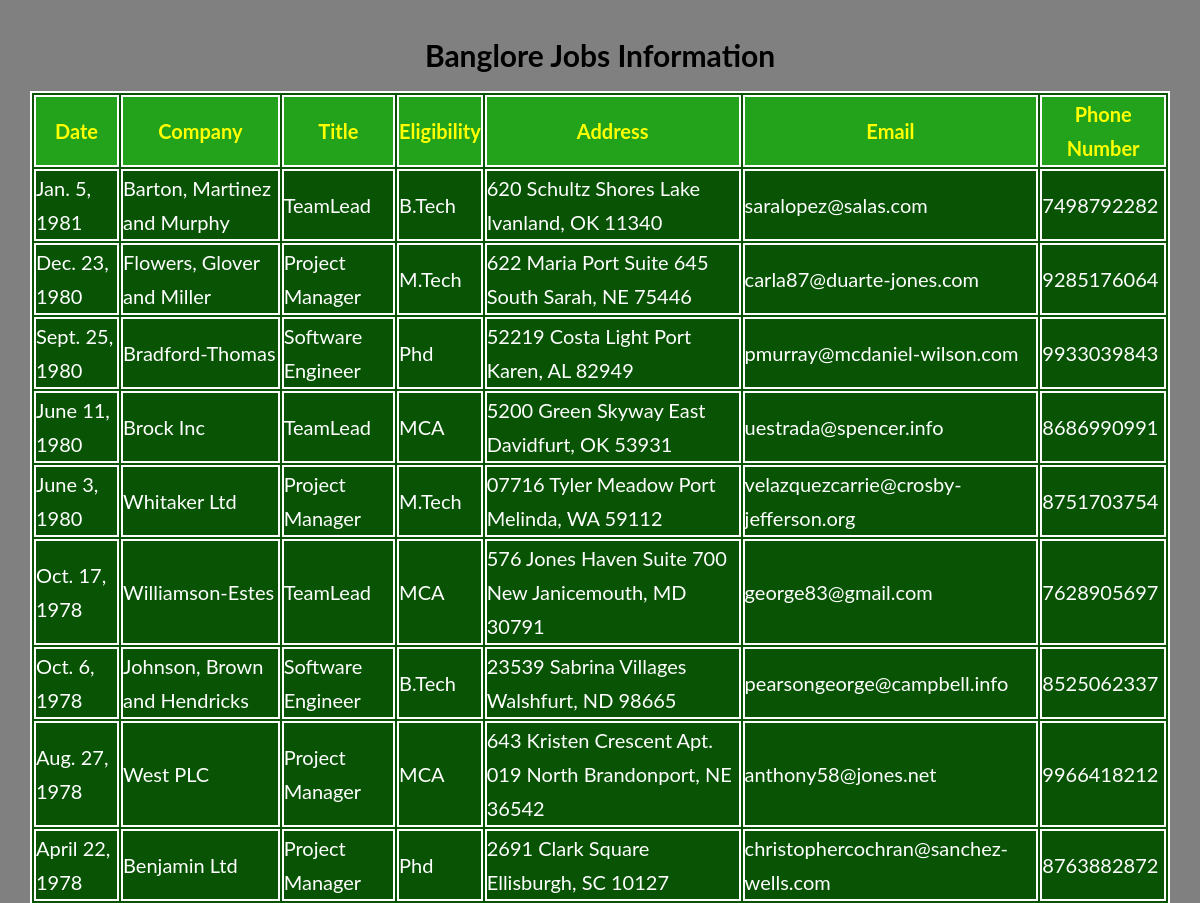
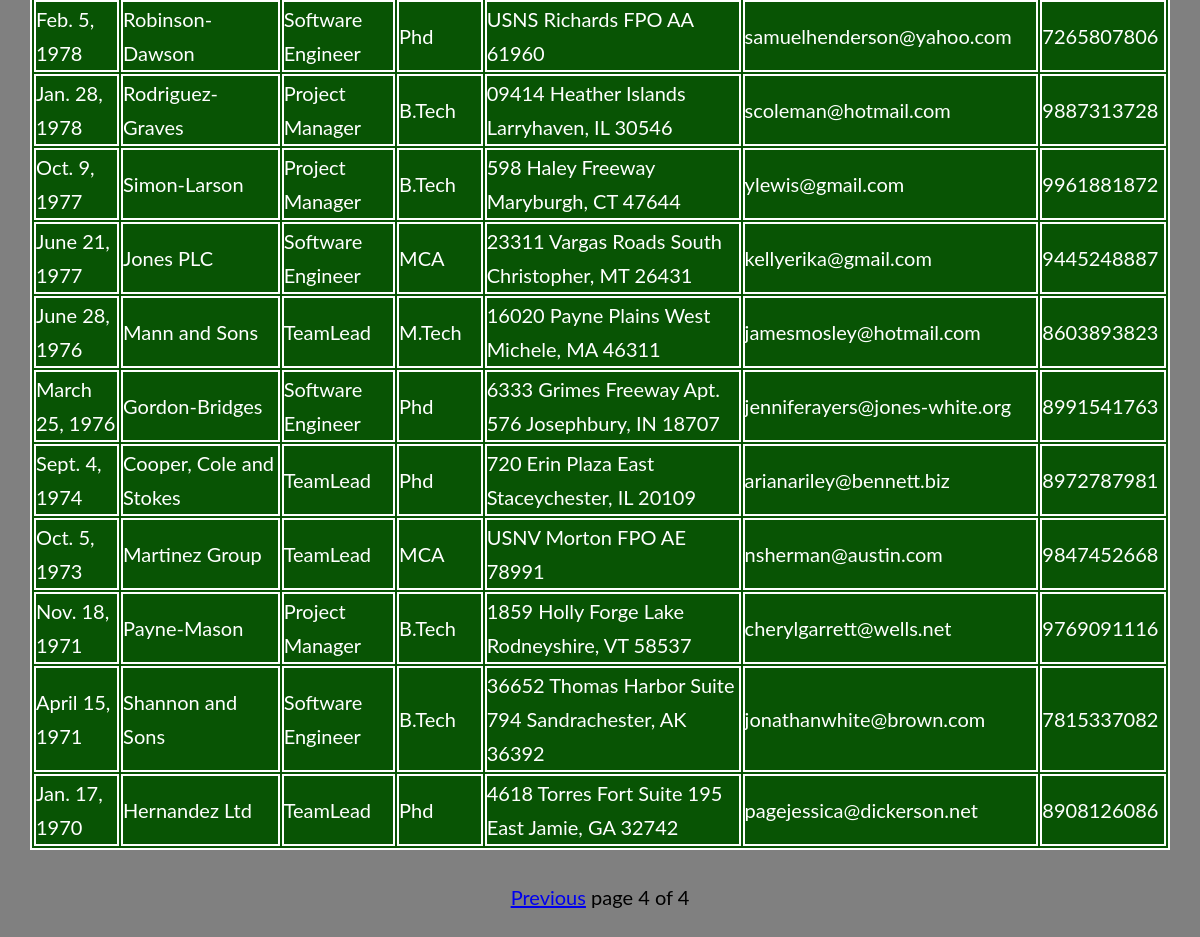
Screenshot of /bjobs/?page=4 with the database file from the repository (2 pictures, top to bottom).
### job/models.py (models this page shows)
class blorejobs(models.Model):
    date=models.DateField();
    company=models.CharField(max_length=100);
    title=models.CharField(max_length=100);
    eligibility=models.CharField(max_length=100);
    address=models.CharField(max_length=100);
    email=models.EmailField();
    phonenumber=models.IntegerField()

### job/views.py (the view)
# urls.py: path('bjobs/', views.bjobs),
def bjobs(request):
    blore_jobs=blorejobs.objects.order_by('-date')
    paginator=Paginator(blore_jobs,20)
    page_number=request.GET.get('page')
    try:
       blore_jobs=paginator.page(page_number)
    except PageNotAnInteger:
       blore_jobs=paginator.page(1)
    except EmptyPage:
       blore_jobs=paginator.page(paginator.num_pages)
    return render(request,'job/blorejobs.html',{'blore_jobs':blore_jobs})

### templates/job/blorejobs.html (shortened to what this page needs)
<!DOCTYPE html>
{%load static%}
<html lang="en" dir="ltr">
  <head>
    <link rel="stylesheet" href="{% static "job/demo1.css" %}">
  </head>
  <body class="col">
    <h1 class="jobs">Banglore Jobs Information</h1>
      {% if blore_jobs %}
      <table id='tab'>
        <thead>
          <th>Date</th>
          <th>Company</th>
          <th>Title</th>
          <th>Eligibility</th>
          <th>Address</th>
          <th>Email</th>
          <th>Phone Number</th>
        </thead>
        {%for job in blore_jobs %}
        <tr>
          <td>{{job.date}}</td>
          <td>{{job.company}}</td>
          <td>{{job.title}}</td>
          <td>{{job.eligibility}}</td>
          <td>{{job.address}}</td>
          <td>{{job.email}}</td>
          <td>{{job.phonenumber}}</td>
        </tr>
        {% endfor %}
      </table>
      <div class="pag">
        {%include 'job/pagination.html' with page=blore_jobs%}
      </div>
      {%else %}
      <p>No Jobs Found in blore</p>
    {% endif %}
  </body>
</html>

### static/job/demo1.css (style rules this page uses)
*, *::after, *::before { margin: 0; padding: 0; box-sizing: inherit; }
html { font-size: 62.5%; }
body { font-family: "Lato", sans-serif; font-weight: 400; line-height: 1.7; color: #777; padding: 3rem; box-sizing: border-box; }
table,thead,th,tr,td { color:white; border:2px solid white; font-size: 20px; margin:auto; background:#085404; }
thead,th { color:yellow; border:2px solid white; font-size: 20px; margin:auto; background:#23a31c; }
.col { background-image: linear-gradient(to right, grey,grey); }
.jobs { color:black; text-align: center; margin-bottom: 10px; font-size: 30px; }
.pag { text-align: center; margin-top: 30px; color:black; font-size: 20px; }

### rows the page displays
blorejobs: date "Jan. 5, 1981", company "Barton, Martinez and Murphy", title "TeamLead", eligibility "B.Tech", address "620 Schultz Shores Lake Ivanland, OK 11340", email "saralopez@salas.com", phonenumber "7498792282"
blorejobs: date "Dec. 23, 1980", company "Flowers, Glover and Miller", title "Project Manager", eligibility "M.Tech", address "622 Maria Port Suite 645 South Sarah, NE 75446", email "carla87@duarte-jones.com", phonenumber "9285176064"
blorejobs: date "Sept. 25, 1980", company "Bradford-Thomas", title "Software Engineer", eligibility "Phd", address "52219 Costa Light Port Karen, AL 82949", email "pmurray@mcdaniel-wilson.com", phonenumber "9933039843"
blorejobs: date "June 11, 1980", company "Brock Inc", title "TeamLead", eligibility "MCA", address "5200 Green Skyway East Davidfurt, OK 53931", email "uestrada@spencer.info", phonenumber "8686990991"
blorejobs: date "June 3, 1980", company "Whitaker Ltd", title "Project Manager", eligibility "M.Tech", address "07716 Tyler Meadow Port Melinda, WA 59112", email "velazquezcarrie@crosby-jefferson.org", phonenumber "8751703754"
blorejobs: date "Oct. 17, 1978", company "Williamson-Estes", title "TeamLead", eligibility "MCA", address "576 Jones Haven Suite 700 New Janicemouth, MD 30791", email "george83@gmail.com", phonenumber "7628905697"
blorejobs: date "Oct. 6, 1978", company "Johnson, Brown and Hendricks", title "Software Engineer", eligibility "B.Tech", address "23539 Sabrina Villages Walshfurt, ND 98665", email "pearsongeorge@campbell.info", phonenumber "8525062337"
blorejobs: date "Aug. 27, 1978", company "West PLC", title "Project Manager", eligibility "MCA", address "643 Kristen Crescent Apt. 019 North Brandonport, NE 36542", email "anthony58@jones.net", phonenumber "9966418212"
blorejobs: date "April 22, 1978", company "Benjamin Ltd", title "Project Manager", eligibility "Phd", address "2691 Clark Square Ellisburgh, SC 10127", email "christophercochran@sanchez-wells.com", phonenumber "8763882872"
blorejobs: date "Feb. 5, 1978", company "Robinson-Dawson", title "Software Engineer", eligibility "Phd", address "USNS Richards FPO AA 61960", email "samuelhenderson@yahoo.com", phonenumber "7265807806"
blorejobs: date "Jan. 28, 1978", company "Rodriguez-Graves", title "Project Manager", eligibility "B.Tech", address "09414 Heather Islands Larryhaven, IL 30546", email "scoleman@hotmail.com", phonenumber "9887313728"
blorejobs: date "Oct. 9, 1977", company "Simon-Larson", title "Project Manager", eligibility "B.Tech", address "598 Haley Freeway Maryburgh, CT 47644", email "ylewis@gmail.com", phonenumber "9961881872"
blorejobs: date "June 21, 1977", company "Jones PLC", title "Software Engineer", eligibility "MCA", address "23311 Vargas Roads South Christopher, MT 26431", email "kellyerika@gmail.com", phonenumber "9445248887"
blorejobs: date "June 28, 1976", company "Mann and Sons", title "TeamLead", eligibility "M.Tech", address "16020 Payne Plains West Michele, MA 46311", email "jamesmosley@hotmail.com", phonenumber "8603893823"
blorejobs: date "March 25, 1976", company "Gordon-Bridges", title "Software Engineer", eligibility "Phd", address "6333 Grimes Freeway Apt. 576 Josephbury, IN 18707", email "jenniferayers@jones-white.org", phonenumber "8991541763"
blorejobs: date "Sept. 4, 1974", company "Cooper, Cole and Stokes", title "TeamLead", eligibility "Phd", address "720 Erin Plaza East Staceychester, IL 20109", email "arianariley@bennett.biz", phonenumber "8972787981"
blorejobs: date "Oct. 5, 1973", company "Martinez Group", title "TeamLead", eligibility "MCA", address "USNV Morton FPO AE 78991", email "nsherman@austin.com", phonenumber "9847452668"
blorejobs: date "Nov. 18, 1971", company "Payne-Mason", title "Project Manager", eligibility "B.Tech", address "1859 Holly Forge Lake Rodneyshire, VT 58537", email "cherylgarrett@wells.net", phonenumber "9769091116"
blorejobs: date "April 15, 1971", company "Shannon and Sons", title "Software Engineer", eligibility "B.Tech", address "36652 Thomas Harbor Suite 794 Sandrachester, AK 36392", email "jonathanwhite@brown.com", phonenumber "7815337082"
blorejobs: date "Jan. 17, 1970", company "Hernandez Ltd", title "TeamLead", eligibility "Phd", address "4618 Torres Fort Suite 195 East Jamie, GA 32742", email "pagejessica@dickerson.net", phonenumber "8908126086"

### other values shown
{{ page.number }} "4"
{{ page.paginator.num_pages }} "4"
